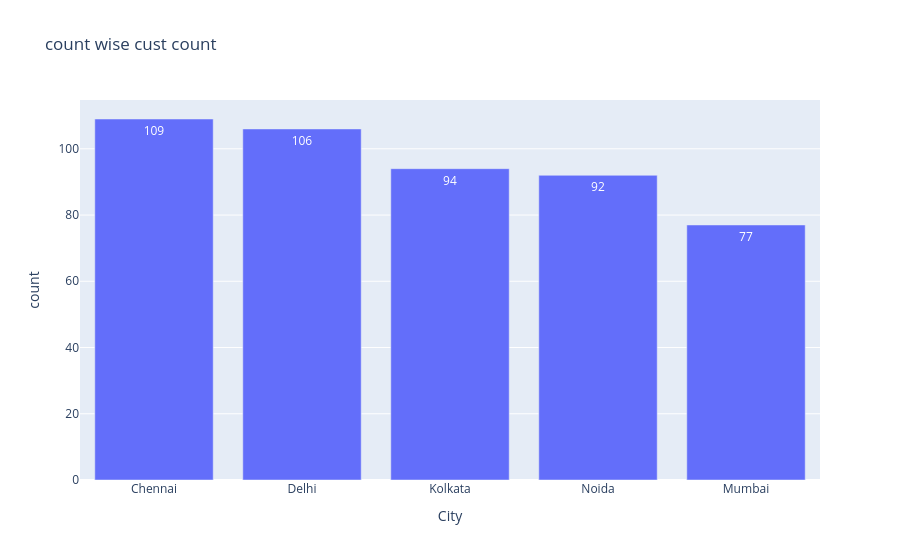

Source (notebook cell):
### Code cell
fig = px.bar(data_frame = c,x = 'City',y ='count',text = 'count',
             title = 'count wise cust count')
fig.show()

### Figure 1 — Plotly figure (JSON) as saved in the notebook; plotly's stock layout.template omitted (floating-point values rounded to 4 significant figures)
{"data": [{"hovertemplate": "City=%{x}<br>count=%{text}<extra></extra>", "legendgroup": "", "marker": {"color": "#636efa", "pattern": {"shape": ""}}, "name": "", "orientation": "v", "showlegend": false, "text": [109.0, 106.0, 94.0, 92.0, 77.0], "textposition": "auto", "type": "bar", "x": ["Chennai", "Delhi", "Kolkata", "Noida", "Mumbai"], "xaxis": "x", "y": [109, 106, 94, 92, 77], "yaxis": "y"}], "layout": {"barmode": "relative", "legend": {"tracegroupgap": 0}, "title": {"text": "count wise cust count"}, "xaxis": {"anchor": "y", "domain": [0, 1], "title": {"text": "City"}}, "yaxis": {"anchor": "x", "domain": [0, 1], "title": {"text": "count"}}}}
